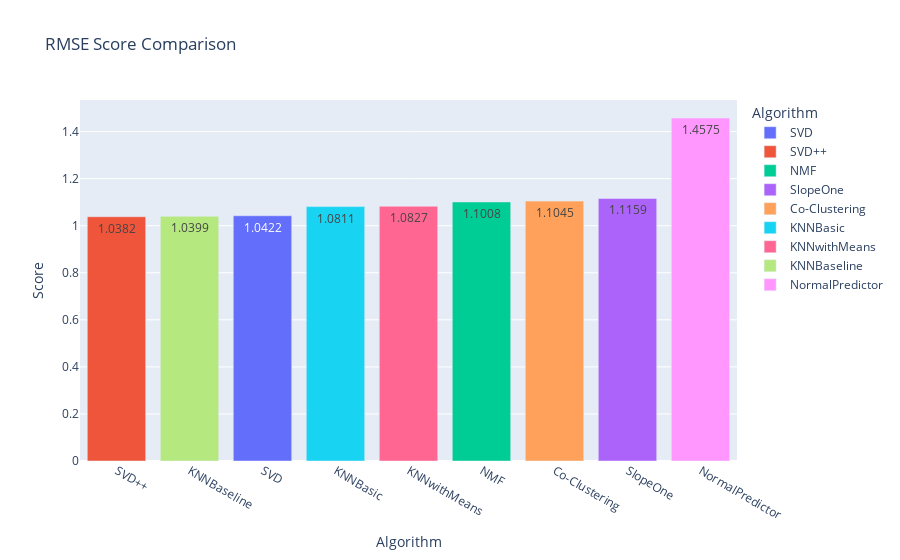
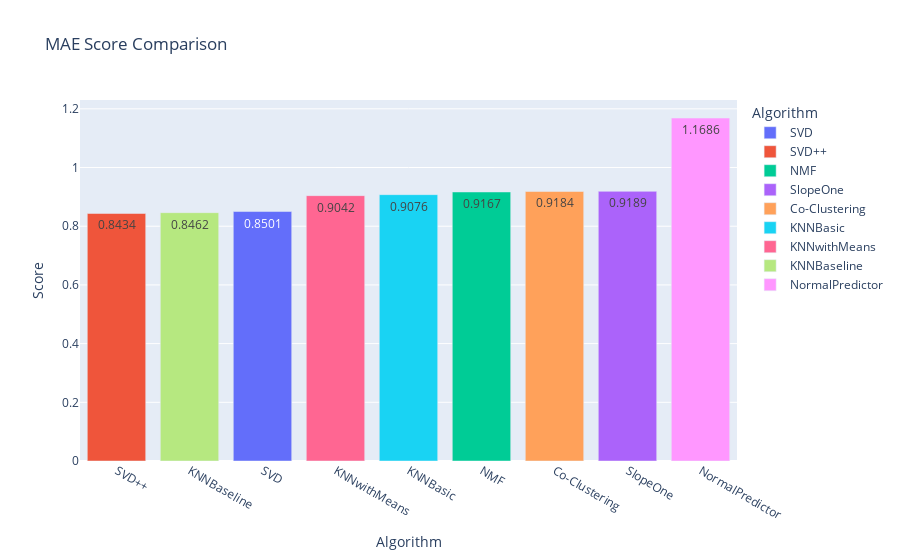
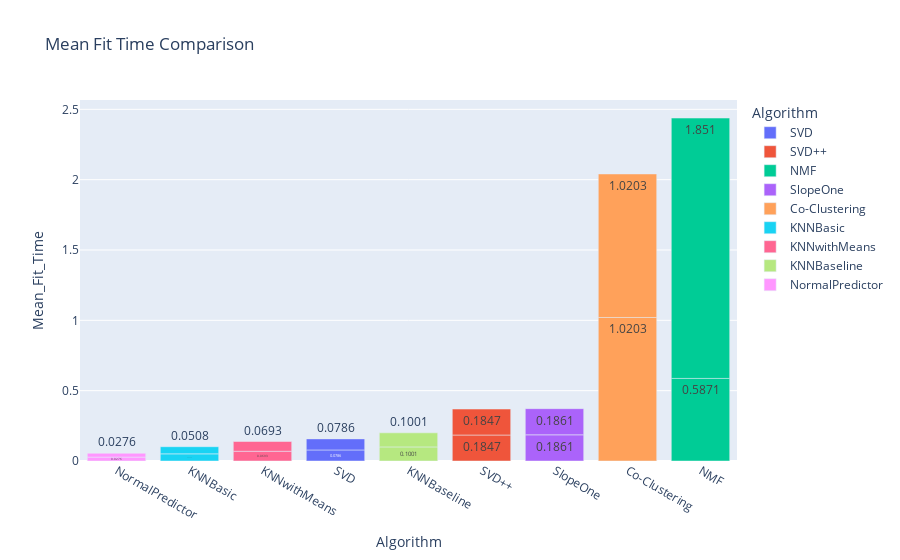
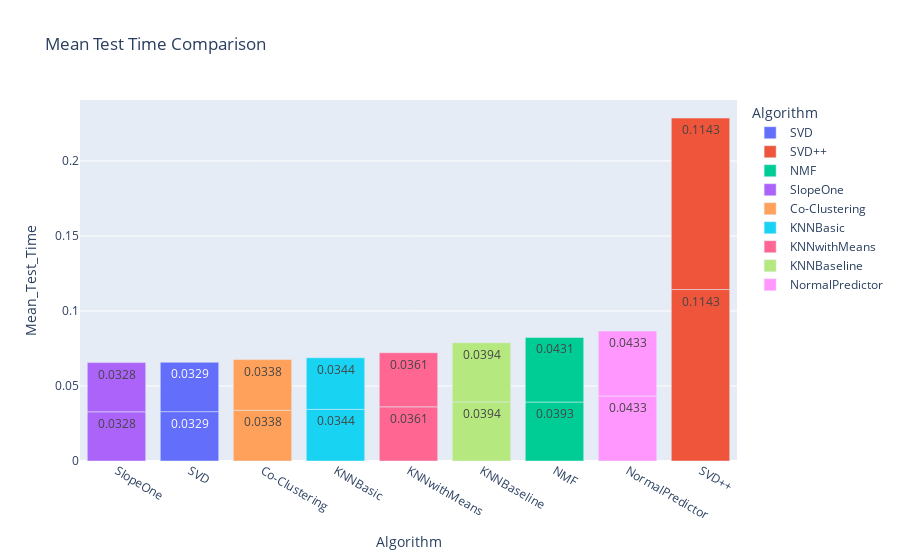

The code cell stored with these charts, in order, in its notebook:
### Markdown cell above
### 3.9 Compare Performance Score/Execution Time/Best Parameters

### Code cell
## Measure the performance algorithm

# Initialize the Normal Predictor algorithm
score_comp = pd.DataFrame(score_comp) 

# Set the column names
score_comp.columns = ['Algorithm', 'Score_Type','Score', 'Mean_Fit_Time', 'Mean_Test_Time', 'Best_Parameters']

# Plot the RMSE score
fig = px.bar(score_comp.query('Score_Type == "RMSE"'), x='Algorithm', y='Score', title='RMSE Score Comparison', color='Algorithm', text_auto=True)
fig.update_layout(xaxis={'categoryorder': 'total ascending'})
fig.show()

# Plot the MAE score
fig = px.bar(score_comp.query('Score_Type == "MAE"'), x='Algorithm', y='Score', title='MAE Score Comparison', color='Algorithm', text_auto=True)
fig.update_layout(xaxis={'categoryorder': 'total ascending'})
fig.show()

# Plot the Mean Fit Time
fig = px.bar(score_comp, x='Algorithm', y='Mean_Fit_Time', title='Mean Fit Time Comparison', color='Algorithm', text_auto=True)
fig.update_layout(xaxis={'categoryorder': 'total ascending'})
fig.show()

# Plot the Mean Test Time
fig = px.bar(score_comp, x='Algorithm', y='Mean_Test_Time', title='Mean Test Time Comparison', color='Algorithm',text_auto=True)
fig.update_layout(xaxis={'categoryorder': 'total ascending'})
fig.show()

# Set Epochs =5 and list(range(1,epoch+1,1)) 
epoch = 20
x_range = list(range(1,epoch+1,1))

# Plot Loss value for Epochs
fig = px.line(y=history.history['loss'], x=x_range, title='Epochs vs Loss(Neural Model)',labels={'x': 'Epochs', 'y':'Loss'}, width=600, height=400)
fig.show()

# Plot MAE value for Epochs
fig = px.bar(x=list(range(1,epoch+1,1)), y=history.history['mae'],color=x_range, title='MAE Score vs Epochs(Neural Model)',labels={'x': 'Epochs', 'y':'MAE'}, width=600, height=400) 
fig.update_layout(xaxis={'categoryorder': 'total ascending'})
fig.show()

#Plot RMSE for Epochs
fig = px.bar(x=list(range(1,epoch+1,1)), y=history.history['root_mean_squared_error'],color=x_range, title='RMSE Score vs Epochs(Neural Model)',labels={'x': 'Epochs', 'y':'RMSE'}, width=600, height=400) 
fig.update_layout(xaxis={'categoryorder': 'total ascending'})
fig.show()

# Print the best parameters
#
display('BEST Parameters in cross validation')
pd.set_option('display.max_colwidth', 100)
score_comp[['Algorithm','Score_Type','Best_Parameters']]

# Print

### Figure 1 — Plotly figure (JSON) as saved in the notebook; plotly's stock layout.template omitted (floating-point values rounded to 4 significant figures)
{"data": [{"alignmentgroup": "True", "hovertemplate": "Algorithm=%{x}<br>Score=%{y}<extra></extra>", "legendgroup": "SVD", "marker": {"color": "#636efa", "pattern": {"shape": ""}}, "name": "SVD", "offsetgroup": "SVD", "orientation": "v", "showlegend": true, "textposition": "auto", "texttemplate": "%{y}", "type": "bar", "x": ["SVD"], "xaxis": "x", "y": [1.042], "yaxis": "y"}, {"alignmentgroup": "True", "hovertemplate": "Algorithm=%{x}<br>Score=%{y}<extra></extra>", "legendgroup": "SVD++", "marker": {"color": "#EF553B", "pattern": {"shape": ""}}, "name": "SVD++", "offsetgroup": "SVD++", "orientation": "v", "showlegend": true, "textposition": "auto", "texttemplate": "%{y}", "type": "bar", "x": ["SVD++"], "xaxis": "x", "y": [1.038], "yaxis": "y"}, {"alignmentgroup": "True", "hovertemplate": "Algorithm=%{x}<br>Score=%{y}<extra></extra>", "legendgroup": "NMF", "marker": {"color": "#00cc96", "pattern": {"shape": ""}}, "name": "NMF", "offsetgroup": "NMF", "orientation": "v", "showlegend": true, "textposition": "auto", "texttemplate": "%{y}", "type": "bar", "x": ["NMF"], "xaxis": "x", "y": [1.101], "yaxis": "y"}, {"alignmentgroup": "True", "hovertemplate": "Algorithm=%{x}<br>Score=%{y}<extra></extra>", "legendgroup": "SlopeOne", "marker": {"color": "#ab63fa", "pattern": {"shape": ""}}, "name": "SlopeOne", "offsetgroup": "SlopeOne", "orientation": "v", "showlegend": true, "textposition": "auto", "texttemplate": "%{y}", "type": "bar", "x": ["SlopeOne"], "xaxis": "x", "y": [1.116], "yaxis": "y"}, {"alignmentgroup": "True", "hovertemplate": "Algorithm=%{x}<br>Score=%{y}<extra></extra>", "legendgroup": "Co-Clustering", "marker": {"color": "#FFA15A", "pattern": {"shape": ""}}, "name": "Co-Clustering", "offsetgroup": "Co-Clustering", "orientation": "v", "showlegend": true, "textposition": "auto", "texttemplate": "%{y}", "type": "bar", "x": ["Co-Clustering"], "xaxis": "x", "y": [1.105], "yaxis": "y"}, {"alignmentgroup": "True", "hovertemplate": "Algorithm=%{x}<br>Score=%{y}<extra></extra>", "legendgroup": "KNNBasic", "marker": {"color": "#19d3f3", "pattern": {"shape": ""}}, "name": "KNNBasic", "offsetgroup": "KNNBasic", "orientation": "v", "showlegend": true, "textposition": "auto", "texttemplate": "%{y}", "type": "bar", "x": ["KNNBasic"], "xaxis": "x", "y": [1.081], "yaxis": "y"}, {"alignmentgroup": "True", "hovertemplate": "Algorithm=%{x}<br>Score=%{y}<extra></extra>", "legendgroup": "KNNwithMeans", "marker": {"color": "#FF6692", "pattern": {"shape": ""}}, "name": "KNNwithMeans", "offsetgroup": "KNNwithMeans", "orientation": "v", "showlegend": true, "textposition": "auto", "texttemplate": "%{y}", "type": "bar", "x": ["KNNwithMeans"], "xaxis": "x", "y": [1.083], "yaxis": "y"}, {"alignmentgroup": "True", "hovertemplate": "Algorithm=%{x}<br>Score=%{y}<extra></extra>", "legendgroup": "KNNBaseline", "marker": {"color": "#B6E880", "pattern": {"shape": ""}}, "name": "KNNBaseline", "offsetgroup": "KNNBaseline", "orientation": "v", "showlegend": true, "textposition": "auto", "texttemplate": "%{y}", "type": "bar", "x": ["KNNBaseline"], "xaxis": "x", "y": [1.04], "yaxis": "y"}, {"alignmentgroup": "True", "hovertemplate": "Algorithm=%{x}<br>Score=%{y}<extra></extra>", "legendgroup": "NormalPredictor", "marker": {"color": "#FF97FF", "pattern": {"shape": ""}}, "name": "NormalPredictor", "offsetgroup": "NormalPredictor", "orientation": "v", "showlegend": true, "textposition": "auto", "texttemplate": "%{y}", "type": "bar", "x": ["NormalPredictor"], "xaxis": "x", "y": [1.458], "yaxis": "y"}], "layout": {"barmode": "relative", "legend": {"title": {"text": "Algorithm"}, "tracegroupgap": 0}, "title": {"text": "RMSE Score Comparison"}, "xaxis": {"anchor": "y", "categoryarray": ["SVD", "SVD++", "NMF", "SlopeOne", "Co-Clustering", "KNNBasic", "KNNwithMeans", "KNNBaseline", "NormalPredictor"], "categoryorder": "total ascending", "domain": [0, 1], "title": {"text": "Algorithm"}}, "yaxis": {"anchor": "x", "domain": [0, 1], "title": {"text": "Score"}}}}

### Figure 2 — Plotly figure (JSON) as saved in the notebook; plotly's stock layout.template omitted (floating-point values rounded to 4 significant figures)
{"data": [{"alignmentgroup": "True", "hovertemplate": "Algorithm=%{x}<br>Score=%{y}<extra></extra>", "legendgroup": "SVD", "marker": {"color": "#636efa", "pattern": {"shape": ""}}, "name": "SVD", "offsetgroup": "SVD", "orientation": "v", "showlegend": true, "textposition": "auto", "texttemplate": "%{y}", "type": "bar", "x": ["SVD"], "xaxis": "x", "y": [0.8501], "yaxis": "y"}, {"alignmentgroup": "True", "hovertemplate": "Algorithm=%{x}<br>Score=%{y}<extra></extra>", "legendgroup": "SVD++", "marker": {"color": "#EF553B", "pattern": {"shape": ""}}, "name": "SVD++", "offsetgroup": "SVD++", "orientation": "v", "showlegend": true, "textposition": "auto", "texttemplate": "%{y}", "type": "bar", "x": ["SVD++"], "xaxis": "x", "y": [0.8434], "yaxis": "y"}, {"alignmentgroup": "True", "hovertemplate": "Algorithm=%{x}<br>Score=%{y}<extra></extra>", "legendgroup": "NMF", "marker": {"color": "#00cc96", "pattern": {"shape": ""}}, "name": "NMF", "offsetgroup": "NMF", "orientation": "v", "showlegend": true, "textposition": "auto", "texttemplate": "%{y}", "type": "bar", "x": ["NMF"], "xaxis": "x", "y": [0.9167], "yaxis": "y"}, {"alignmentgroup": "True", "hovertemplate": "Algorithm=%{x}<br>Score=%{y}<extra></extra>", "legendgroup": "SlopeOne", "marker": {"color": "#ab63fa", "pattern": {"shape": ""}}, "name": "SlopeOne", "offsetgroup": "SlopeOne", "orientation": "v", "showlegend": true, "textposition": "auto", "texttemplate": "%{y}", "type": "bar", "x": ["SlopeOne"], "xaxis": "x", "y": [0.9189], "yaxis": "y"}, {"alignmentgroup": "True", "hovertemplate": "Algorithm=%{x}<br>Score=%{y}<extra></extra>", "legendgroup": "Co-Clustering", "marker": {"color": "#FFA15A", "pattern": {"shape": ""}}, "name": "Co-Clustering", "offsetgroup": "Co-Clustering", "orientation": "v", "showlegend": true, "textposition": "auto", "texttemplate": "%{y}", "type": "bar", "x": ["Co-Clustering"], "xaxis": "x", "y": [0.9184], "yaxis": "y"}, {"alignmentgroup": "True", "hovertemplate": "Algorithm=%{x}<br>Score=%{y}<extra></extra>", "legendgroup": "KNNBasic", "marker": {"color": "#19d3f3", "pattern": {"shape": ""}}, "name": "KNNBasic", "offsetgroup": "KNNBasic", "orientation": "v", "showlegend": true, "textposition": "auto", "texttemplate": "%{y}", "type": "bar", "x": ["KNNBasic"], "xaxis": "x", "y": [0.9076], "yaxis": "y"}, {"alignmentgroup": "True", "hovertemplate": "Algorithm=%{x}<br>Score=%{y}<extra></extra>", "legendgroup": "KNNwithMeans", "marker": {"color": "#FF6692", "pattern": {"shape": ""}}, "name": "KNNwithMeans", "offsetgroup": "KNNwithMeans", "orientation": "v", "showlegend": true, "textposition": "auto", "texttemplate": "%{y}", "type": "bar", "x": ["KNNwithMeans"], "xaxis": "x", "y": [0.9042], "yaxis": "y"}, {"alignmentgroup": "True", "hovertemplate": "Algorithm=%{x}<br>Score=%{y}<extra></extra>", "legendgroup": "KNNBaseline", "marker": {"color": "#B6E880", "pattern": {"shape": ""}}, "name": "KNNBaseline", "offsetgroup": "KNNBaseline", "orientation": "v", "showlegend": true, "textposition": "auto", "texttemplate": "%{y}", "type": "bar", "x": ["KNNBaseline"], "xaxis": "x", "y": [0.8462], "yaxis": "y"}, {"alignmentgroup": "True", "hovertemplate": "Algorithm=%{x}<br>Score=%{y}<extra></extra>", "legendgroup": "NormalPredictor", "marker": {"color": "#FF97FF", "pattern": {"shape": ""}}, "name": "NormalPredictor", "offsetgroup": "NormalPredictor", "orientation": "v", "showlegend": true, "textposition": "auto", "texttemplate": "%{y}", "type": "bar", "x": ["NormalPredictor"], "xaxis": "x", "y": [1.169], "yaxis": "y"}], "layout": {"barmode": "relative", "legend": {"title": {"text": "Algorithm"}, "tracegroupgap": 0}, "title": {"text": "MAE Score Comparison"}, "xaxis": {"anchor": "y", "categoryarray": ["SVD", "SVD++", "NMF", "SlopeOne", "Co-Clustering", "KNNBasic", "KNNwithMeans", "KNNBaseline", "NormalPredictor"], "categoryorder": "total ascending", "domain": [0, 1], "title": {"text": "Algorithm"}}, "yaxis": {"anchor": "x", "domain": [0, 1], "title": {"text": "Score"}}}}

### Figure 3 — Plotly figure (JSON) as saved in the notebook; plotly's stock layout.template omitted (floating-point values rounded to 4 significant figures)
{"data": [{"alignmentgroup": "True", "hovertemplate": "Algorithm=%{x}<br>Mean_Fit_Time=%{y}<extra></extra>", "legendgroup": "SVD", "marker": {"color": "#636efa", "pattern": {"shape": ""}}, "name": "SVD", "offsetgroup": "SVD", "orientation": "v", "showlegend": true, "textposition": "auto", "texttemplate": "%{y}", "type": "bar", "x": ["SVD", "SVD"], "xaxis": "x", "y": [0.0786, 0.0786], "yaxis": "y"}, {"alignmentgroup": "True", "hovertemplate": "Algorithm=%{x}<br>Mean_Fit_Time=%{y}<extra></extra>", "legendgroup": "SVD++", "marker": {"color": "#EF553B", "pattern": {"shape": ""}}, "name": "SVD++", "offsetgroup": "SVD++", "orientation": "v", "showlegend": true, "textposition": "auto", "texttemplate": "%{y}", "type": "bar", "x": ["SVD++", "SVD++"], "xaxis": "x", "y": [0.1847, 0.1847], "yaxis": "y"}, {"alignmentgroup": "True", "hovertemplate": "Algorithm=%{x}<br>Mean_Fit_Time=%{y}<extra></extra>", "legendgroup": "NMF", "marker": {"color": "#00cc96", "pattern": {"shape": ""}}, "name": "NMF", "offsetgroup": "NMF", "orientation": "v", "showlegend": true, "textposition": "auto", "texttemplate": "%{y}", "type": "bar", "x": ["NMF", "NMF"], "xaxis": "x", "y": [0.5871, 1.851], "yaxis": "y"}, {"alignmentgroup": "True", "hovertemplate": "Algorithm=%{x}<br>Mean_Fit_Time=%{y}<extra></extra>", "legendgroup": "SlopeOne", "marker": {"color": "#ab63fa", "pattern": {"shape": ""}}, "name": "SlopeOne", "offsetgroup": "SlopeOne", "orientation": "v", "showlegend": true, "textposition": "auto", "texttemplate": "%{y}", "type": "bar", "x": ["SlopeOne", "SlopeOne"], "xaxis": "x", "y": [0.1861, 0.1861], "yaxis": "y"}, {"alignmentgroup": "True", "hovertemplate": "Algorithm=%{x}<br>Mean_Fit_Time=%{y}<extra></extra>", "legendgroup": "Co-Clustering", "marker": {"color": "#FFA15A", "pattern": {"shape": ""}}, "name": "Co-Clustering", "offsetgroup": "Co-Clustering", "orientation": "v", "showlegend": true, "textposition": "auto", "texttemplate": "%{y}", "type": "bar", "x": ["Co-Clustering", "Co-Clustering"], "xaxis": "x", "y": [1.02, 1.02], "yaxis": "y"}, {"alignmentgroup": "True", "hovertemplate": "Algorithm=%{x}<br>Mean_Fit_Time=%{y}<extra></extra>", "legendgroup": "KNNBasic", "marker": {"color": "#19d3f3", "pattern": {"shape": ""}}, "name": "KNNBasic", "offsetgroup": "KNNBasic", "orientation": "v", "showlegend": true, "textposition": "auto", "texttemplate": "%{y}", "type": "bar", "x": ["KNNBasic", "KNNBasic"], "xaxis": "x", "y": [0.0508, 0.0508], "yaxis": "y"}, {"alignmentgroup": "True", "hovertemplate": "Algorithm=%{x}<br>Mean_Fit_Time=%{y}<extra></extra>", "legendgroup": "KNNwithMeans", "marker": {"color": "#FF6692", "pattern": {"shape": ""}}, "name": "KNNwithMeans", "offsetgroup": "KNNwithMeans", "orientation": "v", "showlegend": true, "textposition": "auto", "texttemplate": "%{y}", "type": "bar", "x": ["KNNwithMeans", "KNNwithMeans"], "xaxis": "x", "y": [0.0693, 0.0693], "yaxis": "y"}, {"alignmentgroup": "True", "hovertemplate": "Algorithm=%{x}<br>Mean_Fit_Time=%{y}<extra></extra>", "legendgroup": "KNNBaseline", "marker": {"color": "#B6E880", "pattern": {"shape": ""}}, "name": "KNNBaseline", "offsetgroup": "KNNBaseline", "orientation": "v", "showlegend": true, "textposition": "auto", "texttemplate": "%{y}", "type": "bar", "x": ["KNNBaseline", "KNNBaseline"], "xaxis": "x", "y": [0.1001, 0.1001], "yaxis": "y"}, {"alignmentgroup": "True", "hovertemplate": "Algorithm=%{x}<br>Mean_Fit_Time=%{y}<extra></extra>", "legendgroup": "NormalPredictor", "marker": {"color": "#FF97FF", "pattern": {"shape": ""}}, "name": "NormalPredictor", "offsetgroup": "NormalPredictor", "orientation": "v", "showlegend": true, "textposition": "auto", "texttemplate": "%{y}", "type": "bar", "x": ["NormalPredictor", "NormalPredictor"], "xaxis": "x", "y": [0.0276, 0.0276], "yaxis": "y"}], "layout": {"barmode": "relative", "legend": {"title": {"text": "Algorithm"}, "tracegroupgap": 0}, "title": {"text": "Mean Fit Time Comparison"}, "xaxis": {"anchor": "y", "categoryarray": ["SVD", "SVD++", "NMF", "SlopeOne", "Co-Clustering", "KNNBasic", "KNNwithMeans", "KNNBaseline", "NormalPredictor"], "categoryorder": "total ascending", "domain": [0, 1], "title": {"text": "Algorithm"}}, "yaxis": {"anchor": "x", "domain": [0, 1], "title": {"text": "Mean_Fit_Time"}}}}

### Figure 4 — Plotly figure (JSON) as saved in the notebook; plotly's stock layout.template omitted (floating-point values rounded to 4 significant figures)
{"data": [{"alignmentgroup": "True", "hovertemplate": "Algorithm=%{x}<br>Mean_Test_Time=%{y}<extra></extra>", "legendgroup": "SVD", "marker": {"color": "#636efa", "pattern": {"shape": ""}}, "name": "SVD", "offsetgroup": "SVD", "orientation": "v", "showlegend": true, "textposition": "auto", "texttemplate": "%{y}", "type": "bar", "x": ["SVD", "SVD"], "xaxis": "x", "y": [0.0329, 0.0329], "yaxis": "y"}, {"alignmentgroup": "True", "hovertemplate": "Algorithm=%{x}<br>Mean_Test_Time=%{y}<extra></extra>", "legendgroup": "SVD++", "marker": {"color": "#EF553B", "pattern": {"shape": ""}}, "name": "SVD++", "offsetgroup": "SVD++", "orientation": "v", "showlegend": true, "textposition": "auto", "texttemplate": "%{y}", "type": "bar", "x": ["SVD++", "SVD++"], "xaxis": "x", "y": [0.1143, 0.1143], "yaxis": "y"}, {"alignmentgroup": "True", "hovertemplate": "Algorithm=%{x}<br>Mean_Test_Time=%{y}<extra></extra>", "legendgroup": "NMF", "marker": {"color": "#00cc96", "pattern": {"shape": ""}}, "name": "NMF", "offsetgroup": "NMF", "orientation": "v", "showlegend": true, "textposition": "auto", "texttemplate": "%{y}", "type": "bar", "x": ["NMF", "NMF"], "xaxis": "x", "y": [0.0393, 0.0431], "yaxis": "y"}, {"alignmentgroup": "True", "hovertemplate": "Algorithm=%{x}<br>Mean_Test_Time=%{y}<extra></extra>", "legendgroup": "SlopeOne", "marker": {"color": "#ab63fa", "pattern": {"shape": ""}}, "name": "SlopeOne", "offsetgroup": "SlopeOne", "orientation": "v", "showlegend": true, "textposition": "auto", "texttemplate": "%{y}", "type": "bar", "x": ["SlopeOne", "SlopeOne"], "xaxis": "x", "y": [0.0328, 0.0328], "yaxis": "y"}, {"alignmentgroup": "True", "hovertemplate": "Algorithm=%{x}<br>Mean_Test_Time=%{y}<extra></extra>", "legendgroup": "Co-Clustering", "marker": {"color": "#FFA15A", "pattern": {"shape": ""}}, "name": "Co-Clustering", "offsetgroup": "Co-Clustering", "orientation": "v", "showlegend": true, "textposition": "auto", "texttemplate": "%{y}", "type": "bar", "x": ["Co-Clustering", "Co-Clustering"], "xaxis": "x", "y": [0.0338, 0.0338], "yaxis": "y"}, {"alignmentgroup": "True", "hovertemplate": "Algorithm=%{x}<br>Mean_Test_Time=%{y}<extra></extra>", "legendgroup": "KNNBasic", "marker": {"color": "#19d3f3", "pattern": {"shape": ""}}, "name": "KNNBasic", "offsetgroup": "KNNBasic", "orientation": "v", "showlegend": true, "textposition": "auto", "texttemplate": "%{y}", "type": "bar", "x": ["KNNBasic", "KNNBasic"], "xaxis": "x", "y": [0.0344, 0.0344], "yaxis": "y"}, {"alignmentgroup": "True", "hovertemplate": "Algorithm=%{x}<br>Mean_Test_Time=%{y}<extra></extra>", "legendgroup": "KNNwithMeans", "marker": {"color": "#FF6692", "pattern": {"shape": ""}}, "name": "KNNwithMeans", "offsetgroup": "KNNwithMeans", "orientation": "v", "showlegend": true, "textposition": "auto", "texttemplate": "%{y}", "type": "bar", "x": ["KNNwithMeans", "KNNwithMeans"], "xaxis": "x", "y": [0.0361, 0.0361], "yaxis": "y"}, {"alignmentgroup": "True", "hovertemplate": "Algorithm=%{x}<br>Mean_Test_Time=%{y}<extra></extra>", "legendgroup": "KNNBaseline", "marker": {"color": "#B6E880", "pattern": {"shape": ""}}, "name": "KNNBaseline", "offsetgroup": "KNNBaseline", "orientation": "v", "showlegend": true, "textposition": "auto", "texttemplate": "%{y}", "type": "bar", "x": ["KNNBaseline", "KNNBaseline"], "xaxis": "x", "y": [0.0394, 0.0394], "yaxis": "y"}, {"alignmentgroup": "True", "hovertemplate": "Algorithm=%{x}<br>Mean_Test_Time=%{y}<extra></extra>", "legendgroup": "NormalPredictor", "marker": {"color": "#FF97FF", "pattern": {"shape": ""}}, "name": "NormalPredictor", "offsetgroup": "NormalPredictor", "orientation": "v", "showlegend": true, "textposition": "auto", "texttemplate": "%{y}", "type": "bar", "x": ["NormalPredictor", "NormalPredictor"], "xaxis": "x", "y": [0.0433, 0.0433], "yaxis": "y"}], "layout": {"barmode": "relative", "legend": {"title": {"text": "Algorithm"}, "tracegroupgap": 0}, "title": {"text": "Mean Test Time Comparison"}, "xaxis": {"anchor": "y", "categoryarray": ["SVD", "SVD++", "NMF", "SlopeOne", "Co-Clustering", "KNNBasic", "KNNwithMeans", "KNNBaseline", "NormalPredictor"], "categoryorder": "total ascending", "domain": [0, 1], "title": {"text": "Algorithm"}}, "yaxis": {"anchor": "x", "domain": [0, 1], "title": {"text": "Mean_Test_Time"}}}}
